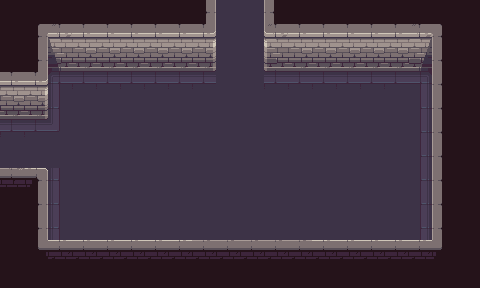

This is a level from a 2D game, rendered from its Tiled map with the project's own tilesets. A one-line summary and the complete map file follow:
An orthogonal 20x12 tile map with 24x24 px tiles, 2 tile layers (图块层 1, Wall), 2 tilesets.

<map version="1.10" tiledversion="1.11.2" orientation="orthogonal" renderorder="right-down" width="20" height="12" tilewidth="24" tileheight="24" infinite="0" nextlayerid="3" nextobjectid="1">
 <tileset firstgid="1" source="../Base.tsx" />
 <tileset firstgid="106" source="../Air.tsx" />
 <layer id="1" name="图块层 1" width="20" height="12">
  <data encoding="csv">
101,101,101,101,101,101,101,101,48,70,70,57,101,101,101,101,101,101,101,101,
101,18,19,20,20,20,20,20,21,70,70,24,20,20,20,20,20,26,27,100,
101,63,34,40,40,40,40,40,36,70,70,39,40,40,40,40,40,41,42,100,
20,21,37,50,50,50,50,50,50,70,70,50,50,50,50,50,50,38,42,100,
35,36,64,68,68,68,68,68,68,83,83,68,68,68,68,68,68,71,57,100,
55,55,52,68,68,68,68,83,83,68,68,68,68,68,68,68,68,71,57,100,
70,70,70,68,68,68,83,83,68,70,70,70,70,70,70,70,70,71,57,100,
85,81,64,68,68,68,83,83,83,68,68,68,68,68,68,68,68,71,57,100,
101,63,64,68,68,68,68,68,83,83,83,68,68,68,68,68,68,71,42,100,
101,63,64,68,68,68,68,68,68,68,68,68,68,68,68,68,68,71,42,101,
101,96,97,97,97,97,97,97,98,98,98,98,98,97,97,97,97,97,99,101,
101,101,101,100,100,100,100,100,100,100,100,100,100,101,101,101,101,101,101,101
</data>
 </layer>
 <layer id="2" name="Wall" width="20" height="12" opacity="0">
  <data encoding="csv">
0,0,0,0,0,0,0,0,106,0,0,106,0,0,0,0,0,0,0,0,
0,106,106,106,106,106,106,106,106,0,0,106,106,106,106,106,106,106,106,0,
0,106,0,0,0,0,0,0,0,0,0,0,0,0,0,0,0,0,106,0,
106,106,0,0,0,0,0,0,0,0,0,0,0,0,0,0,0,0,106,0,
0,0,0,0,0,0,0,0,0,0,0,0,0,0,0,0,0,0,106,0,
0,0,0,0,0,0,0,0,0,0,0,0,0,0,0,0,0,0,106,0,
0,0,0,0,0,0,0,0,0,0,0,0,0,0,0,0,0,0,106,0,
106,106,0,0,0,0,0,0,0,0,0,0,0,0,0,0,0,0,106,0,
0,106,0,0,0,0,0,0,0,0,0,0,0,0,0,0,0,0,106,0,
0,106,0,0,0,0,0,0,0,0,0,0,0,0,0,0,0,0,106,0,
0,106,106,106,106,106,106,106,106,106,106,106,106,106,106,106,106,106,106,0,
0,0,0,0,0,0,0,0,0,0,0,0,0,0,0,0,0,0,0,0
</data>
 </layer>
</map>
